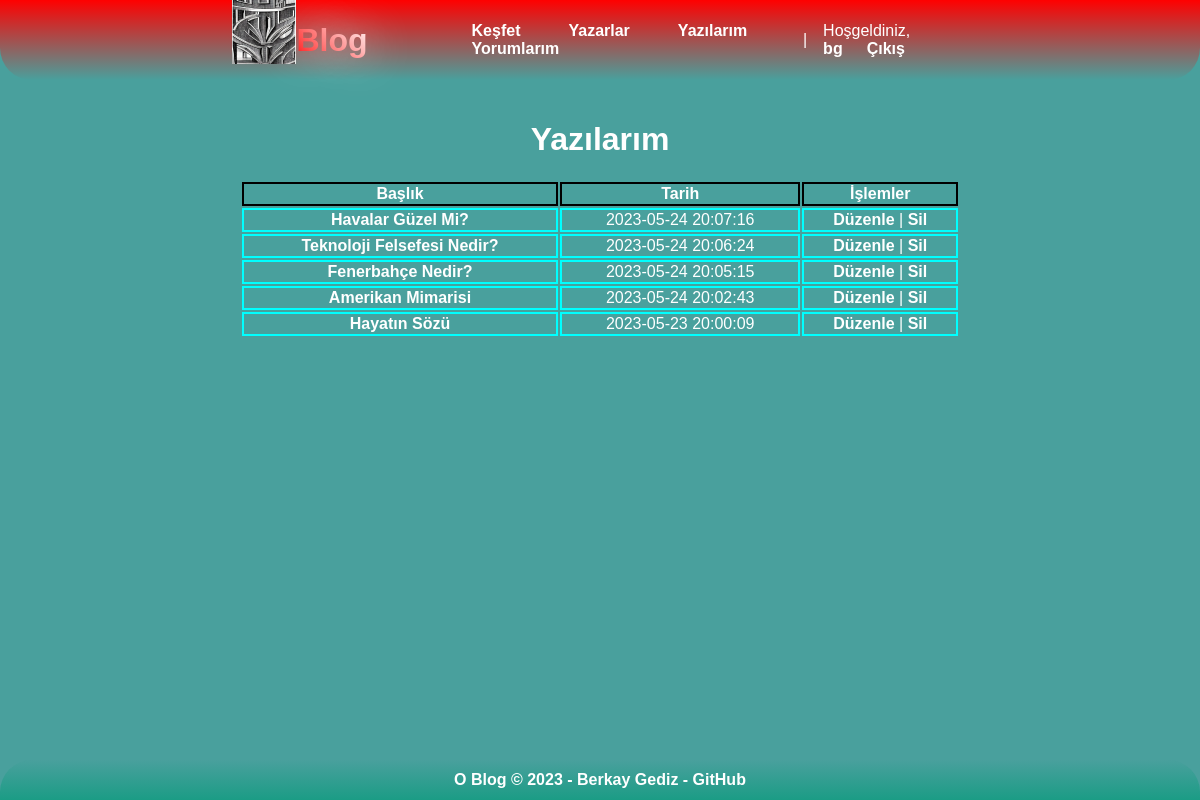
The page /yazilarim.php (signed in) on the database its author committed.
### tables this page shows
CREATE TABLE `post` (
  `id` int(11) NOT NULL,
  `title` varchar(200) NOT NULL,
  `text` text NOT NULL,
  `authorid` int(11) NOT NULL,
  `categoryid` int(11) NOT NULL,
  `date` timestamp NOT NULL DEFAULT current_timestamp() ON UPDATE current_timestamp()
);

### yazilarim.php (the view, shortened to what this page needs)
<!DOCTYPE html>
<html lang="tr">
<head>
    <?php
    include("connect.php");
    ?>
</head>
<body>
    <header>
        <div><a href="index.php" style="text-decoration: none;">
                <img src="img/o_favicon.png" style="float:left;">
                <h1
                    style="text-shadow: 0 0 45px white; font-weight: bold; float:left; background: -webkit-linear-gradient(45deg, red, #ffffff);-webkit-background-clip: text; background-clip:text; -webkit-text-fill-color: transparent;">
                    Blog</h1>
            </a>
        </div>
        <div style="display: flex; align-items: center; width:50%;">
            <?php
            include("nav.php");
            ?>
        </div>
    </header>
    <main>
        <?php
        if (isset($_SESSION["girisyapildi"]) && ($_SESSION["girisyapildi"] == true)) {
            $yazilar = mysqli_query($baglanti, "SELECT * FROM post WHERE authorid='" . $_SESSION["kullaniciid"] . "' ORDER BY date DESC");
            if (mysqli_num_rows($yazilar) > 0) {
                echo "<h1>Yazılarım</h1>";
                echo "<table style='width:100%;'>";
                echo "<tr><th style='border:2px solid black;'>Başlık</th><th style='border:2px solid black;'>Tarih</th><th style='border:2px solid black;'>İşlemler</th></tr>";
                while ($yazi = mysqli_fetch_assoc($yazilar)) {
                    echo "<tr><td style='border: 2px solid aqua;'><a href='yazi.php?id=" . $yazi["id"] . "'>" . substr($yazi["title"], 0, 50) . "</a></td><td style='border: 2px solid aqua;'>" . $yazi["date"] . "</td><td style='border: 2px solid aqua;'><a href='yaziduzenle.php?yaziid=" . $yazi["id"] . "'>Düzenle</a> | <a href='yazisil.php?yaziid=" . $yazi["id"] . "'>Sil</a></td></tr>";
                }
                echo "</table>";
            } else {
                echo "<a href='olustur.php' id='olustur' style=''>Oluştur!</a><br><br>";
                echo "Henüz hiç yazı oluşturulmamış.";
            }
        } else {
            echo "Bu sayfayı görüntülemek için giriş yapmalısınız.<br><br>";
        }
        ?>
    </main>
    <footer>
        <p style="color: white; font-weight: bold; text-decoration: none;">O Blog &copy; 2023 - Berkay Gediz - <a
                href="https://github.com/berkaygediz">GitHub</a> </p>
    </footer>
</body>
</html>

### yazilarim.php (style rules this page uses)
body { padding: 0; margin: 0; background-color: #49a09d; display: flex; flex-direction: column; align-items: center; font-family: Arial, Helvetica, sans-serif; color: white; }
header { display: flex; justify-content: center; align-items: center; width: 100%; height: 10vh; background: linear-gradient(360deg, #49a09d, red); border-bottom-left-radius: 2rem; border-bottom-right-radius: 2rem; max-height: auto; max-width: auto; transition: all 1s ease-in-out; position: fixed; }
header img { height: 8vh; max-height: auto; max-width: auto; }
main { width: 90vh; margin-top: 12.5vh; justify-content: center; align-items: center; background-color: #49a09d; text-align: center; }
footer { border-top-left-radius: 2rem; border-top-right-radius: 2rem; transition: all 1s ease-in-out; display: flex; justify-content: center; align-items: center; width: 100%; height: 5vh; background: linear-gradient(180deg, #49a09d, #1B9C85); background-color: #1B9C85; position: fixed; bottom: 0; }
footer p { font-size: 1rem; color: white; }
a { text-decoration: none; color: white; font-weight: bold; }

### rows shown on the page
post: title "Havalar Güzel Mi?", date "2023-05-24 20:07:16"
post: title "Teknoloji Felsefesi Nedir?", date "2023-05-24 20:06:24"
post: title "Fenerbahçe Nedir?", date "2023-05-24 20:05:15"
post: title "Amerikan Mimarisi", date "2023-05-24 20:02:43"
post: title "Hayatın Sözü", date "2023-05-23 20:00:09"

### other values the page prints
$_SESSION["kullaniciadi"] "bg"
